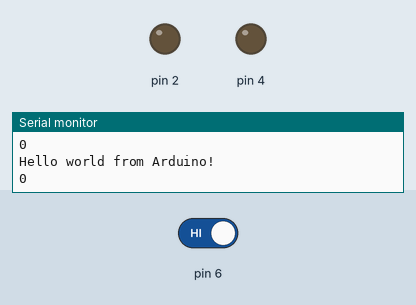
Recording of a sketch running on a simulated Arduino Uno, built with avr-gcc and run on an emulated ATmega328P. Parts: output pins drawn as LEDs (lit = HIGH), the last lines printed to the serial monitor. Dashed ring = blinking. Inputs (shaded band) come from the test bench; at power-on: pin 6 HIGH.

Above: at 1.2 s.
1.3 s: pin 6 driven LOW
At 2.8 s:
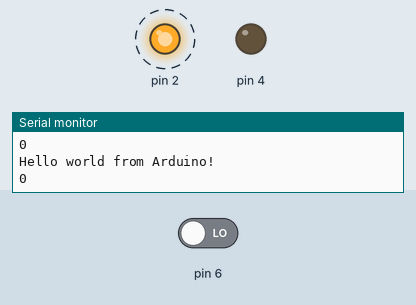
5.4 s: pin 6 driven HIGH
At 6.9 s:
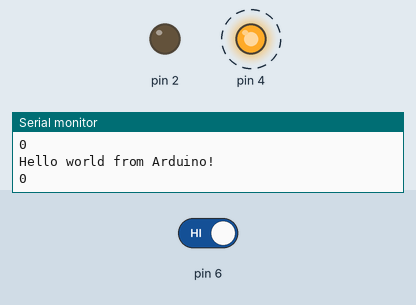
Timing chart, 0 to 15.5 s (numbered marks = the images above; inputs shaded):
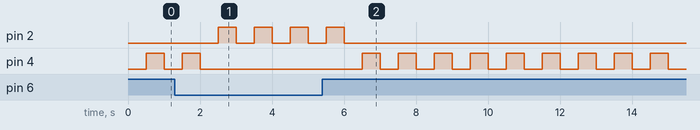

Measured:
- after the input at 1.3 s, pin 2: alternates HIGH for 0.50 s and LOW for 0.50 s, starting after 1.2 s; pin 4: goes on until 2.0 s, then stays LOW
- after the input at 5.4 s, pin 2: goes on until 6.0 s, then stays LOW; pin 4: alternates HIGH for 0.50 s and LOW for 0.50 s, starting after 1.1 s

The sketch:

test_1.ino
```cpp
int switchstate = 0;
int val = 0;
String data;

void setup() {
  // put your setup code here, to run once:
  pinMode(6, INPUT);
  pinMode(2, OUTPUT);
  pinMode(4, OUTPUT);
  Serial.begin(9600);
}

void loop() {
  // put your main code here, to run repeatedly:
  switchstate = digitalRead(6);

  while (Serial.available())
  {
      data = Serial.readString();
      val= data.toInt();
   }

  Serial.println("Hello world from Arduino!"); // write a string
  // put your main code here, to run repeatedly:
  Serial.println(val);

  if(switchstate == LOW && val == LOW)
  {
    digitalWrite(4, LOW);
    digitalWrite(2, LOW);
    delay(500);
    digitalWrite(2, HIGH);
    delay(500);
  }
  else if(switchstate == LOW)
  {
    digitalWrite(2, LOW);
    digitalWrite(4, HIGH);
    delay(500);
    digitalWrite(2, HIGH);
    digitalWrite(4, LOW);
    delay(500);
  }
  else
  {
    digitalWrite(2, LOW);
    digitalWrite(4, LOW);
    delay(500);
    digitalWrite(4, HIGH);
    delay(500);
  }
}
```
